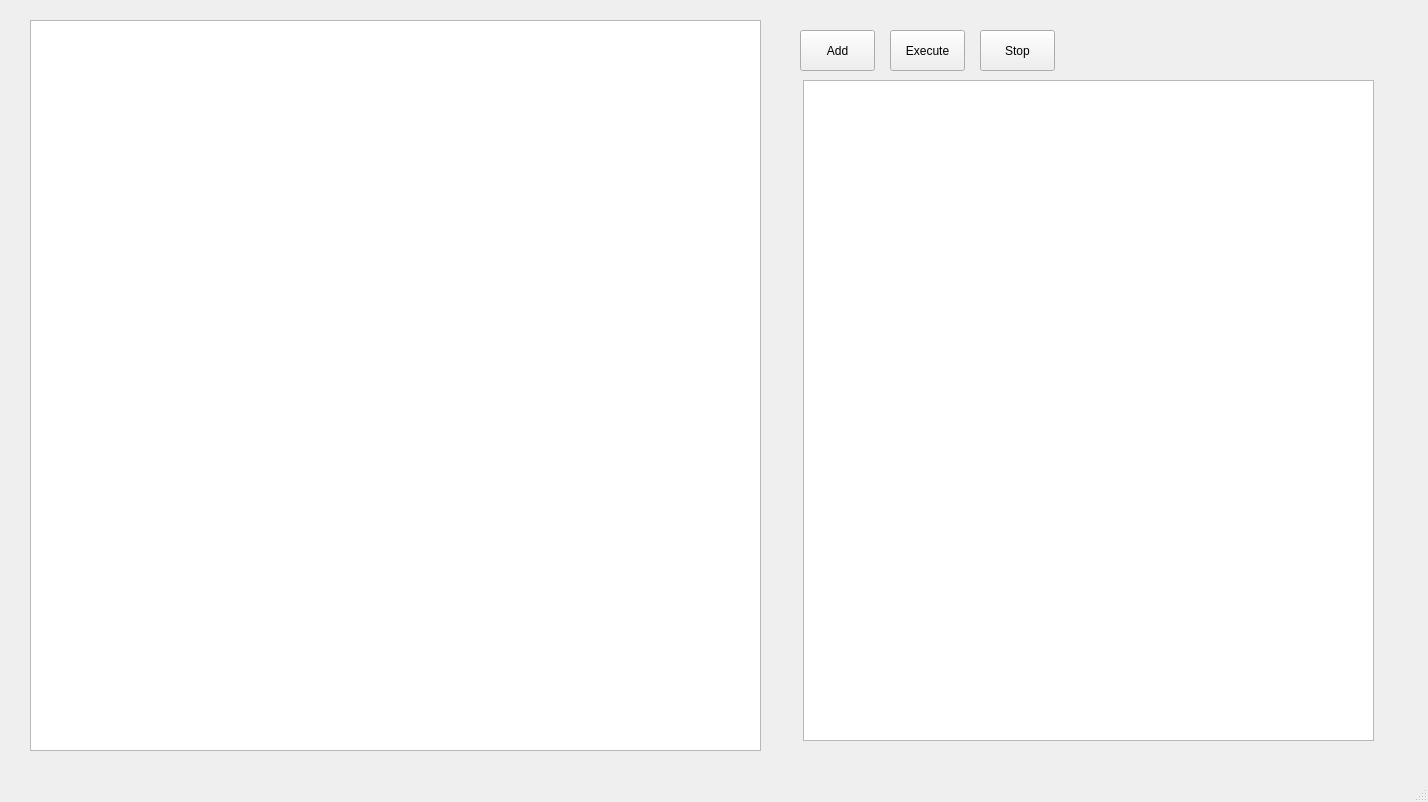
<?xml version="1.0" encoding="UTF-8"?>
<ui version="4.0">
 <class>MainWindow</class>
 <widget class="QMainWindow" name="MainWindow">
  <property name="geometry">
   <rect>
    <x>0</x>
    <y>0</y>
    <width>1428</width>
    <height>802</height>
   </rect>
  </property>
  <property name="windowTitle">
   <string>ArduinoDue</string>
  </property>
  <widget class="QWidget" name="centralwidget">
   <widget class="QPushButton" name="AddComponent">
    <property name="geometry">
     <rect>
      <x>800</x>
      <y>30</y>
      <width>75</width>
      <height>41</height>
     </rect>
    </property>
    <property name="text">
     <string>Add</string>
    </property>
   </widget>
   <widget class="QPushButton" name="Execute">
    <property name="geometry">
     <rect>
      <x>890</x>
      <y>30</y>
      <width>75</width>
      <height>41</height>
     </rect>
    </property>
    <property name="text">
     <string>Execute</string>
    </property>
   </widget>
   <widget class="QGraphicsView" name="ArduinoPlane">
    <property name="geometry">
     <rect>
      <x>30</x>
      <y>20</y>
      <width>731</width>
      <height>731</height>
     </rect>
    </property>
   </widget>
   <widget class="QTextEdit" name="UserCodeSection">
    <property name="geometry">
     <rect>
      <x>803</x>
      <y>80</y>
      <width>571</width>
      <height>661</height>
     </rect>
    </property>
   </widget>
   <widget class="QPushButton" name="Stop">
    <property name="geometry">
     <rect>
      <x>980</x>
      <y>30</y>
      <width>75</width>
      <height>41</height>
     </rect>
    </property>
    <property name="text">
     <string>Stop</string>
    </property>
   </widget>
  </widget>
  <widget class="QMenuBar" name="menubar">
   <property name="geometry">
    <rect>
     <x>0</x>
     <y>0</y>
     <width>1428</width>
     <height>20</height>
    </rect>
   </property>
  </widget>
  <widget class="QStatusBar" name="statusbar"/>
 </widget>
 <resources/>
 <connections/>
</ui>
